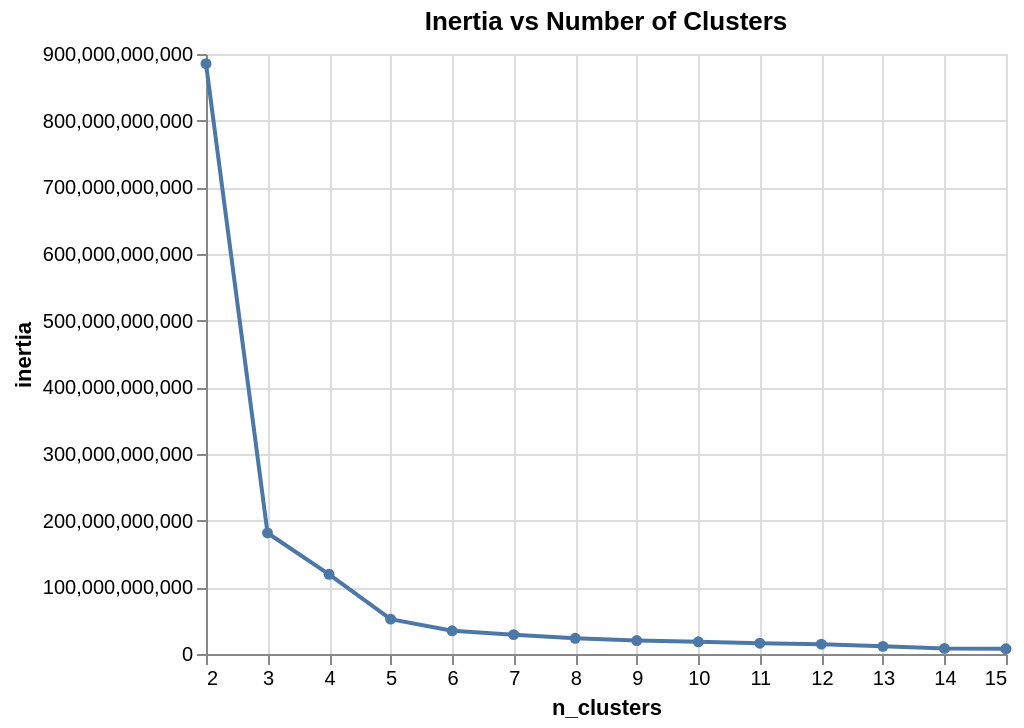

Here is the notebook cell this chart was saved with:
### Markdown cell above
**Question 2**

### Code cell
df1 = df.drop('CUST_ID', axis=1)
df1 = df1.dropna()

import altair as alt
from sklearn.cluster import KMeans

inertia = []
for n_clusters in range(2, 16):
    kmeans = KMeans(n_clusters=n_clusters, random_state=42)
    kmeans.fit(df1)
    inertia.append(kmeans.inertia_)

print('Inertia for each cluster:', inertia)

cluster_range = range(2, 16)
inertia_df = pd.DataFrame({'n_clusters': list(cluster_range), 'inertia': inertia})

chart = alt.Chart(inertia_df).mark_line(point=True).encode(
    x='n_clusters',
    y='inertia',
    tooltip=['n_clusters', 'inertia']
).properties(
    title='Inertia vs Number of Clusters'
)

chart

# [3] https://chatgpt.com/share/67439144-9660-8009-b892-15b1f2184b2a

### Figure 1 — Vega-Lite specification as saved in the notebook (floating-point values rounded to 4 significant figures)
{"config": {"view": {"continuousWidth": 400, "continuousHeight": 300}}, "data": {"name": "data-5944437c5ac11401b8cdad822f414145"}, "mark": {"type": "line", "point": true}, "encoding": {"tooltip": [{"field": "n_clusters", "type": "quantitative"}, {"field": "inertia", "type": "quantitative"}], "x": {"field": "n_clusters", "type": "quantitative"}, "y": {"field": "inertia", "type": "quantitative"}}, "title": "Inertia vs Number of Clusters", "$schema": "https://vega.github.io/schema/vega-lite/v4.17.0.json", "datasets": {"data-5944437c5ac11401b8cdad822f414145": [{"n_clusters": 2, "inertia": 885500000000.0}, {"n_clusters": 3, "inertia": 181500000000.0}, {"n_clusters": 4, "inertia": 119500000000.0}, {"n_clusters": 5, "inertia": 52340000000.0}, {"n_clusters": 6, "inertia": 34790000000.0}, {"n_clusters": 7, "inertia": 29030000000.0}, {"n_clusters": 8, "inertia": 23530000000.0}, {"n_clusters": 9, "inertia": 20190000000.0}, {"n_clusters": 10, "inertia": 18360000000.0}, {"n_clusters": 11, "inertia": 16220000000.0}, {"n_clusters": 12, "inertia": 14790000000.0}, {"n_clusters": 13, "inertia": 11470000000.0}, {"n_clusters": 14, "inertia": 8408000000.0}, {"n_clusters": 15, "inertia": 7734000000.0}]}}
